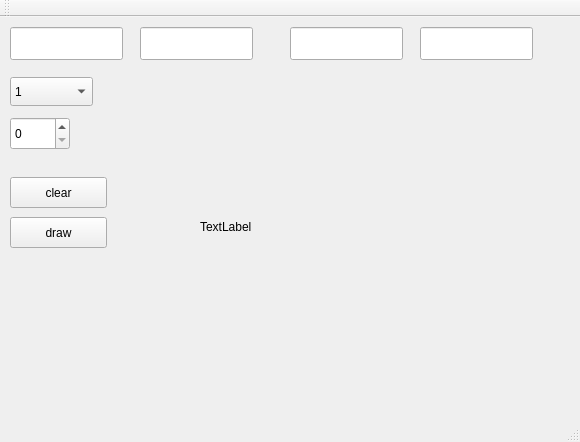
<?xml version="1.0" encoding="UTF-8"?>
<ui version="4.0">
 <class>MainWindow</class>
 <widget class="QMainWindow" name="MainWindow">
  <property name="geometry">
   <rect>
    <x>0</x>
    <y>0</y>
    <width>580</width>
    <height>442</height>
   </rect>
  </property>
  <property name="windowTitle">
   <string>MainWindow</string>
  </property>
  <widget class="QWidget" name="centralWidget">
   <widget class="QPushButton" name="pushButton">
    <property name="geometry">
     <rect>
      <x>10</x>
      <y>200</y>
      <width>97</width>
      <height>31</height>
     </rect>
    </property>
    <property name="text">
     <string>draw</string>
    </property>
   </widget>
   <widget class="QLabel" name="l">
    <property name="geometry">
     <rect>
      <x>200</x>
      <y>60</y>
      <width>300</width>
      <height>300</height>
     </rect>
    </property>
    <property name="text">
     <string>TextLabel</string>
    </property>
   </widget>
   <widget class="QLineEdit" name="x1">
    <property name="geometry">
     <rect>
      <x>10</x>
      <y>10</y>
      <width>113</width>
      <height>33</height>
     </rect>
    </property>
   </widget>
   <widget class="QLineEdit" name="y1">
    <property name="geometry">
     <rect>
      <x>140</x>
      <y>10</y>
      <width>113</width>
      <height>33</height>
     </rect>
    </property>
   </widget>
   <widget class="QLineEdit" name="x2">
    <property name="geometry">
     <rect>
      <x>290</x>
      <y>10</y>
      <width>113</width>
      <height>33</height>
     </rect>
    </property>
   </widget>
   <widget class="QLineEdit" name="y2">
    <property name="geometry">
     <rect>
      <x>420</x>
      <y>10</y>
      <width>113</width>
      <height>33</height>
     </rect>
    </property>
   </widget>
   <widget class="QComboBox" name="style">
    <property name="geometry">
     <rect>
      <x>10</x>
      <y>60</y>
      <width>83</width>
      <height>29</height>
     </rect>
    </property>
    <item>
     <property name="text">
      <string>1</string>
     </property>
    </item>
    <item>
     <property name="text">
      <string>2</string>
     </property>
    </item>
    <item>
     <property name="text">
      <string>3</string>
     </property>
    </item>
    <item>
     <property name="text">
      <string>4</string>
     </property>
    </item>
    <item>
     <property name="text">
      <string>5</string>
     </property>
    </item>
   </widget>
   <widget class="QPushButton" name="pushButton_2">
    <property name="geometry">
     <rect>
      <x>10</x>
      <y>160</y>
      <width>97</width>
      <height>31</height>
     </rect>
    </property>
    <property name="text">
     <string>clear</string>
    </property>
   </widget>
   <widget class="QSpinBox" name="thickness">
    <property name="geometry">
     <rect>
      <x>10</x>
      <y>100</y>
      <width>60</width>
      <height>33</height>
     </rect>
    </property>
   </widget>
  </widget>
  <widget class="QMenuBar" name="menuBar">
   <property name="geometry">
    <rect>
     <x>0</x>
     <y>0</y>
     <width>580</width>
     <height>27</height>
    </rect>
   </property>
  </widget>
  <widget class="QToolBar" name="mainToolBar">
   <attribute name="toolBarArea">
    <enum>TopToolBarArea</enum>
   </attribute>
   <attribute name="toolBarBreak">
    <bool>false</bool>
   </attribute>
  </widget>
  <widget class="QStatusBar" name="statusBar"/>
 </widget>
 <layoutdefault spacing="6" margin="11"/>
 <resources/>
 <connections/>
</ui>
